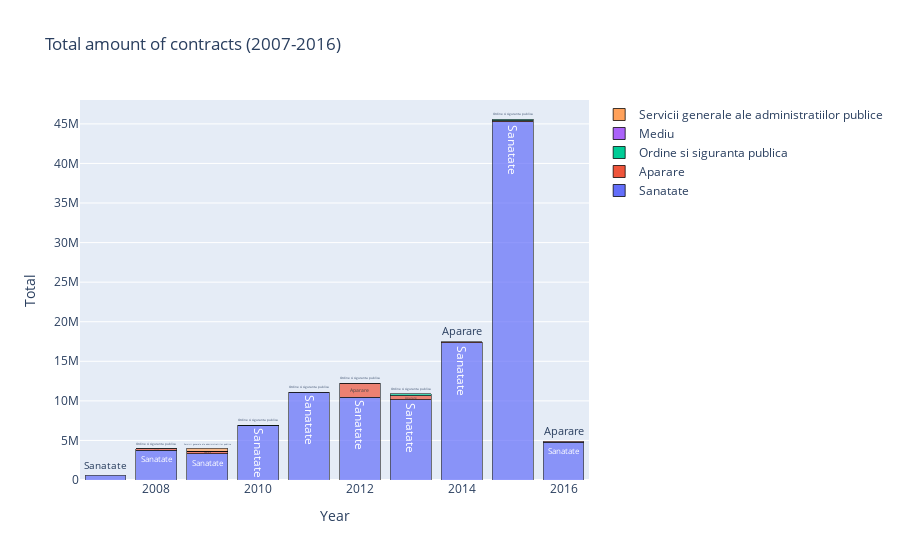

The notebook cell this image was saved under:
### Code cell
plot_time_variation(agg2_data_df, 'Total', 'Activity Type', 4, "Total amount of contracts (2007-2016)")

### Figure 1 — Plotly figure (JSON) as saved in the notebook; plotly's stock layout.template omitted (floating-point values rounded to 4 significant figures)
{"data": [{"marker": {"line": {"color": "black", "width": 0.75}, "opacity": 0.7}, "name": "Sanatate", "text": ["Sanatate", "Sanatate", "Sanatate", "Sanatate", "Sanatate", "Sanatate", "Sanatate", "Sanatate", "Sanatate", "Sanatate"], "type": "bar", "x": [2007, 2008, 2009, 2010, 2011, 2012, 2013, 2014, 2015, 2016], "y": [594100.0, 3782000.0, 3307000.0, 6826000.0, 11060000.0, 10490000.0, 10170000.0, 17370000.0, 45250000.0, 4748000.0]}, {"marker": {"line": {"color": "black", "width": 0.75}, "opacity": 0.7}, "name": "Aparare", "text": ["Aparare", "Aparare", "Aparare", "Aparare", "Aparare", "Aparare", "Aparare", "Aparare"], "type": "bar", "x": [2008, 2009, 2010, 2012, 2013, 2014, 2015, 2016], "y": [158700.0, 286800.0, 10800.0, 1719000.0, 468700.0, 104500.0, 170400.0, 143600.0]}, {"marker": {"line": {"color": "black", "width": 0.75}, "opacity": 0.7}, "name": "Ordine si siguranta publica", "text": ["Ordine si siguranta publica", "Ordine si siguranta publica", "Ordine si siguranta publica", "Ordine si siguranta publica", "Ordine si siguranta publica", "Ordine si siguranta publica", "Ordine si siguranta publica"], "type": "bar", "x": [2008, 2009, 2010, 2011, 2012, 2013, 2015], "y": [26930.0, 6050.0, 70780.0, 3200.0, 41030.0, 252900.0, 193500.0]}, {"marker": {"line": {"color": "black", "width": 0.75}, "opacity": 0.7}, "name": "Mediu", "text": ["Mediu"], "type": "bar", "x": [2009], "y": [33320.0]}, {"marker": {"line": {"color": "black", "width": 0.75}, "opacity": 0.7}, "name": "Servicii generale ale administratiilor publice", "text": ["Servicii generale ale administratiilor publice"], "type": "bar", "x": [2009], "y": [359900.0]}], "layout": {"barmode": "stack", "hovermode": "closest", "title": {"text": "Total amount of contracts (2007-2016)"}, "xaxis": {"showticklabels": true, "title": {"text": "Year"}}, "yaxis": {"title": {"text": "Total"}}}}
